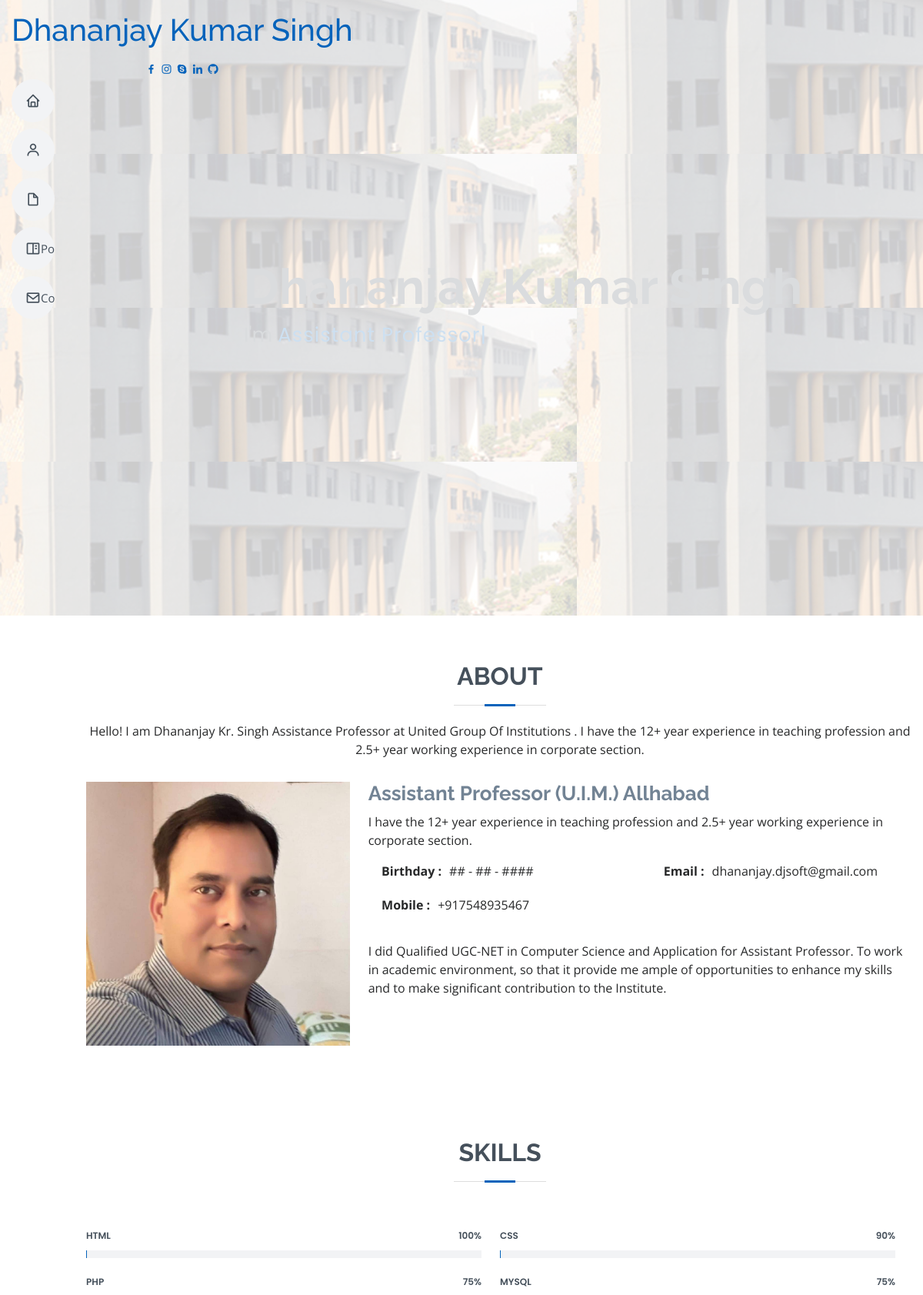
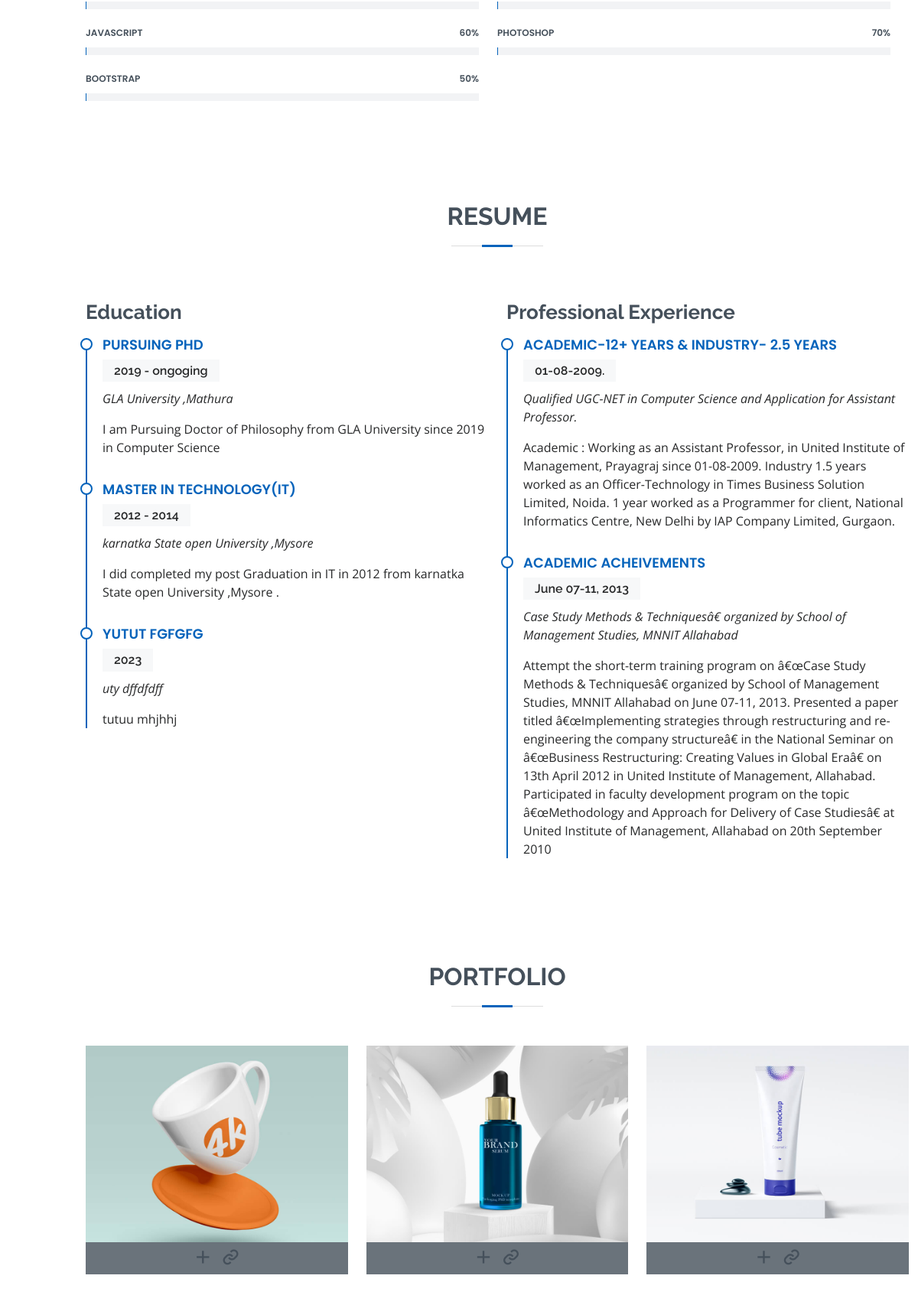
Screenshot of /index1.php (upper part) with the database file from the repository (2 pictures, top to bottom).
### tables this page shows
CREATE TABLE `personal_setup` (
  `id` int(11) NOT NULL,
  `profilepic` varchar(250) NOT NULL,
  `name` varchar(250) NOT NULL,
  `twitter` varchar(200) NOT NULL,
  `facebook` varchar(200) NOT NULL,
  `instagram` varchar(200) NOT NULL,
  `skype` varchar(200) NOT NULL,
  `linkedin` varchar(200) NOT NULL,
  `github` varchar(200) NOT NULL,
  `homewallpaper` varchar(200) NOT NULL,
  `professions` varchar(200) NOT NULL,
  `location` text NOT NULL,
  `mobile` varchar(200) NOT NULL,
  `emailid` varchar(200) NOT NULL,
  `faculty_id` int(11) NOT NULL
);

CREATE TABLE `aboutus_setup` (
  `id` int(11) NOT NULL,
  `shortdesc` text NOT NULL,
  `heading` text NOT NULL,
  `subheading` text NOT NULL,
  `longdesc` text NOT NULL,
  `website` varchar(250) NOT NULL,
  `dob` varchar(250) NOT NULL,
  `faculty_id` int(11) NOT NULL
);

CREATE TABLE `skills` (
  `id` int(11) NOT NULL,
  `skill` varchar(250) NOT NULL,
  `score` varchar(250) NOT NULL
);

CREATE TABLE `resume` (
  `id` int(11) NOT NULL,
  `category` varchar(250) NOT NULL,
  `title` varchar(250) NOT NULL,
  `year` varchar(250) NOT NULL,
  `ogname` varchar(250) NOT NULL,
  `workdesc` text NOT NULL,
  `faculty_id` int(11) NOT NULL
);

CREATE TABLE `portfolio` (
  `id` int(11) NOT NULL,
  `projectname` varchar(250) NOT NULL,
  `projectpic` varchar(250) NOT NULL,
  `projectlink` text NOT NULL
);

### index1.php (the view, shortened to what this page needs)
<?php include('./include/db.php');
$query = "SELECT * FROM basic_setup,personal_setup,aboutus_setup";
$runquery = mysqli_query($db,$query);
$data = mysqli_fetch_array($runquery);
?>
<!DOCTYPE html>
<html lang="en">
<head>
    <link href="assets/vendor/bootstrap/css/bootstrap.min.css" rel="stylesheet">
    <link href="assets/vendor/icofont/icofont.min.css" rel="stylesheet">
    <link href="assets/vendor/boxicons/css/boxicons.min.css" rel="stylesheet">
    <link href="assets/vendor/venobox/venobox.css" rel="stylesheet">
    <link href="assets/vendor/owl.carousel/assets/owl.carousel.min.css" rel="stylesheet">
    <link href="assets/vendor/aos/aos.css" rel="stylesheet">
    <link href="assets/css/style.css" rel="stylesheet">
</head>
<body>
    <header id="header">
        <div class="d-flex flex-column">
            <div class="profile">
                <h1 class="text-light"><a href="#"><?=$data['name']?></a></h1>
                <div class="social-links mt-3 text-center">
                    <?php
        if($data['facebook']!=""){
            ?>
                    <a href="<?=$data['facebook']?>" class="facebook"><i class="bx bxl-facebook"></i></a>
                    <?php
        }
      if($data['instagram']!=""){
            ?>
                    <a href="<?=$data['instagram']?>" class="instagram"><i class="bx bxl-instagram"></i></a>
                    <?php
        }
       if($data['skype']!=""){
            ?>
                    <a href="<?=$data['instagram']?>" class="google-plus"><i class="bx bxl-skype"></i></a>
                    <?php
        }
      if($data['linkedin']!=""){
            ?>
                    <a href="<?=$data['linkedin']?>" class="linkedin"><i class="bx bxl-linkedin"></i></a>
                    <?php
        }
      if($data['github']!=""){
            ?>
                    <a href="<?=$data['instagram']?>" class="github"><i class="bx bxl-github"></i></a>
                    <?php
        }
        ?>
                </div>
            </div>
            <nav class="nav-menu">
                <ul>
                    <li class=""><a href="#hero"><i class="bx bx-home"></i> <span>Home</span></a></li>
                    <li><a href="#about"><i class="bx bx-user"></i> <span>About</span></a></li>
                    <li><a href="#resume"><i class="bx bx-file-blank"></i> <span>Resume</span></a></li>
                    <li><a href="#portfolio"><i class="bx bx-book-content"></i> Portfolio</a></li>
                    <li><a href="#contact"><i class="bx bx-envelope"></i> Contact</a></li>
                </ul>
            </nav>
        </div>
    </header>
    <section id="hero" class="d-flex flex-column justify-content-center align-items-center">
        <div class="hero-container" data-aos="fade-in">
            <h1><?=$data['name']?></h1>
            <p>I'm <span class="typed" data-typed-items="<?php
          $prof = explode(",",$data['professions']);
          foreach($prof as $value){echo $value.",";}?>"></span></p>
        </div>
    </section>
    <main id="main">
        <section id="about" class="about">
            <div class="container">
                <div class="section-title">
                    <h2>About</h2>
                    <p><?=$data['shortdesc']?></p>
                </div>
                <div class="row">
                    <div class="col-lg-4" data-aos="fade-right">
                        <img src="assets/img/<?=$data['profilepic']?>" class="img-fluid" alt="">
                    </div>
                    <div class="col-lg-8 pt-4 pt-lg-0 content" data-aos="fade-left">
                        <h3><?=$data['heading']?></h3>
                        <p class="font-italic">
                            <?=$data['subheading']?>
                        </p>
                        <div>
                            <ul class="row">
                                <li class="col-lg-6"><i class="icofont-rounded-right"></i> <strong>Birthday :</strong> <?=$data['dob']?></li>
                                <li class="col-lg-6"><i class="icofont-rounded-right"></i> <strong>Email :</strong> <?=$data['emailid']?></li>
                                <li class="col-lg-5"><i class="icofont-rounded-right"></i> <strong>Mobile :</strong> <?=$data['mobile']?></li>
                            </ul>
                        </div>
                        <p>
                            <?=$data['longdesc']?>
                        </p>
                    </div>
                </div>
            </div>
        </section>
        <section id="skills" class="skills section-bg">
            <div class="container">
                <div class="section-title">
                    <h2>Skills</h2>
                </div>
                <div class="row skills-content">
                    <div class="row col-lg-12" data-aos="fade-up">
<?php
                    $query3 = "SELECT * FROM skills";
$runquery3= mysqli_query($db,$query3);
while($data3=mysqli_fetch_array($runquery3)){
    ?>
                        <div class="progress col-lg-6">
                            <span class="skill"><?=$data3['skill']?> <i class="val"><?=$data3['score']?>%</i></span>
                            <div class="progress-bar-wrap">
                            </div>
                        </div>
                                <?php
}
                    ?>
                    </div>
                </div>
            </div>
        </section>
        <section id="resume" class="resume">
            <div class="container">
                <div class="section-title">
                    <h2>Resume</h2>
                </div>
                <div class="row">
                    <div class="col-lg-6" data-aos="fade-up">
                        <h3 class="resume-title">Education</h3>
                        <?php
                    $query4 = "SELECT * FROM resume WHERE category='e'";
$runquery4= mysqli_query($db,$query4);
while($data4=mysqli_fetch_array($runquery4)){
    ?>
                    <div class="resume-item">
                            <h4><?=$data4['title']?></h4>
                            <h5><?=$data4['year']?></h5>
                            <p><em><?=$data4['ogname']?></em></p>
                            <p><?=$data4['workdesc']?></p>
                        </div>
                                <?php
}
                    ?>
                    </div>
                    <div class="col-lg-6" data-aos="fade-up" data-aos-delay="100">
                        <h3 class="resume-title">Professional Experience</h3>
                        <?php
                    $query4 = "SELECT * FROM resume WHERE category='pe'";
$runquery4= mysqli_query($db,$query4);
while($data4=mysqli_fetch_array($runquery4)){
    ?>
                    <div class="resume-item">
                            <h4><?=$data4['title']?></h4>
                            <h5><?=$data4['year']?></h5>
                            <p><em><?=$data4['ogname']?></em></p>
                            <p><?=$data4['workdesc']?></p>
                        </div>
                                <?php
}
                    ?>
                    </div>
                </div>
            </div>
        </section>
        <section id="portfolio" class="portfolio section-bg">
            <div class="container">
                <div class="section-title">
                    <h2>Portfolio</h2>
                </div>
                <div class="row portfolio-container" data-aos="fade-up" data-aos-delay="100">
                   <?php
                    $query5 = "SELECT * FROM portfolio";
$runquery5= mysqli_query($db,$query5);
while($data5=mysqli_fetch_array($runquery5)){
    ?>
                  <div class="col-lg-4 col-md-6 portfolio-item">
                        <div class="portfolio-wrap">
                            <img src="assets/img/<?=$data5['projectpic']?>" class="img-fluid" alt="">
                            <div class="portfolio-links" title="<?=$data5['projectname']?>">
                                <a href="assets/img/<?=$data5['projectpic']?>" data-gall="portfolioGallery" class="venobox" title="App 1"><i class="bx bx-plus"></i></a>
                                <a href="<?=$data5['projectlink']?>" target="_blank" title="Visit <?=$data5['projectname']?>"><i class="bx bx-link"></i></a>
                            </div>
                        </div>
                    </div>
                                <?php
}
                    ?>
                </div>
            </div>
        </section>
    </main>
</body>
</html>

### assets/css/style.css (style rules this page uses)
body { font-family: "Open Sans", sans-serif; color: #272829; }
a { color: #0563bb; text-decoration: none; }
h1, h2, h3, h4, h5, h6 { font-family: "Raleway", sans-serif; }
#header { position: fixed; top: 0; left: 0; bottom: 0; z-index: 9997; transition: all 0.5s; padding: 15px; overflow-y: auto; }
@media (min-width: 992px) { #main { margin-left: 100px; } }
.nav-menu { padding: 0; display: block; }
.nav-menu * { margin: 0; padding: 0; list-style: none; }
.nav-menu>ul>li { position: relative; white-space: nowrap; }
.nav-menu a, .nav-menu a:focus { display: flex; align-items: center; color: #45505b; padding: 10px 18px; margin-bottom: 8px; transition: 0.3s; font-size: 15px; border-radius: 50px; background: #f2f3f5; height: 56px; width: 100%; overflow: hidden; transition: 0.3s; }
.nav-menu a i, .nav-menu a:focus i { font-size: 20px; }
@media (min-width: 992px) { .nav-menu a, .nav-menu a:focus { width: 56px; } }
#hero { width: 100%; height: 100vh; background: url("../img/uim-ald.jpg") top right no-repeat; background-size: cover; position: relative; }
@media (min-width: 992px) { #hero { padding-left: 160px; } }
#hero:before { content: ""; background: rgba(255, 255, 255, 0.8); position: absolute; bottom: 0; top: 0; left: 0; right: 0; }
#hero h1 { margin: 0; font-size: 64px; font-weight: 700; line-height: 56px; color: #45505b; }
#hero p { color: #45505b; margin: 15px 0 0 0; font-size: 26px; font-family: "Poppins", sans-serif; }
#hero p span { color: #0563bb; letter-spacing: 1px; }
section { padding: 60px 0; overflow: hidden; }
.section-title { text-align: center; padding-bottom: 30px; }
.section-title h2 { font-size: 32px; font-weight: bold; text-transform: uppercase; margin-bottom: 20px; padding-bottom: 20px; position: relative; color: #45505b; }
.section-title h2::before { content: ""; position: absolute; display: block; width: 120px; height: 1px; background: #ddd; bottom: 1px; left: calc(50% - 60px); }
.section-title h2::after { content: ""; position: absolute; display: block; width: 40px; height: 3px; background: #0563bb; bottom: 0; left: calc(50% - 20px); }
.section-title p { margin-bottom: 0; }
.about .content h3 { font-weight: 700; font-size: 26px; color: #728394; }
.about .content ul { list-style: none; padding: 0; }
.about .content ul li { margin-bottom: 20px; display: flex; align-items: center; }
.about .content ul strong { margin-right: 10px; }
.about .content p:last-child { margin-bottom: 0; }
.skills .progress { height: 60px; display: block; background: none; border-radius: 0; }
.skills .progress .skill { padding: 10px 0; margin: 0; text-transform: uppercase; display: block; font-weight: 600; font-family: "Poppins", sans-serif; color: #45505b; }
.skills .progress .skill .val { float: right; font-style: normal; }
.skills .progress-bar-wrap { background: #f2f3f5; }
.resume .resume-title { font-size: 26px; font-weight: 700; margin-top: 20px; margin-bottom: 20px; color: #45505b; }
.resume .resume-item { padding: 0 0 20px 20px; margin-top: -2px; border-left: 2px solid #0563bb; position: relative; }
.resume .resume-item h4 { line-height: 18px; font-size: 18px; font-weight: 600; text-transform: uppercase; font-family: "Poppins", sans-serif; color: #0563bb; margin-bottom: 10px; }
.resume .resume-item h5 { font-size: 16px; background: #f7f8f9; padding: 5px 15px; display: inline-block; font-weight: 600; margin-bottom: 10px; }
.resume .resume-item:last-child { padding-bottom: 0; }
.resume .resume-item::before { content: ""; position: absolute; width: 16px; height: 16px; border-radius: 50px; left: -9px; top: 0; background: #fff; border: 2px solid #0563bb; }
.portfolio .portfolio-item { margin-bottom: 30px; }
.portfolio .portfolio-wrap { transition: 0.3s; position: relative; overflow: hidden; z-index: 1; background: rgba(69, 80, 91, 0.8); }
.portfolio .portfolio-wrap::before { content: ""; background: rgba(255, 255, 255, 0.7); position: absolute; left: 30px; right: 30px; top: 30px; bottom: 30px; transition: all ease-in-out 0.3s; z-index: 2; opacity: 0; }
.portfolio .portfolio-wrap .portfolio-links { text-align: center; z-index: 4; }
.portfolio .portfolio-wrap .portfolio-links a { color: #45505b; margin: 0 2px; font-size: 28px; display: inline-block; transition: 0.3s; }

### rows the page displays
personal_setup: name "Dhananjay Kumar Singh", profilepic (picture), emailid "dhananjay.djsoft@gmail.com", mobile "+917548935467"
aboutus_setup: shortdesc "Hello! I am Dhananjay Kr. Singh Assistance Professor at United Group Of Institutions . I have the 12+ year experience in teaching profession and 2.5+ year working experience in corporate section.", heading "Assistant Professor (U.I.M.) Allhabad", subheading "I have the 12+ year experience in teaching profession and 2.5+ year working experience in corporate section.", dob "## - ## - ####", longdesc "I did Qualified UGC-NET in Computer Science and Application for Assistant Professor. To work in academic environment, so that it provide me ample of opportunities to enhance my skills and to make significant contribution to the Institute."
skills: skill "HTML", score "100"
skills: skill "CSS", score "90"
skills: skill "PHP", score "75"
skills: skill "MYSQL", score "75"
skills: skill "JAVASCRIPT", score "60"
skills: skill "PHOTOSHOP", score "70"
skills: skill "BOOTSTRAP", score "50"
resume: title "PURSUING PHD", year "2019 - ongoging", ogname "GLA University ,Mathura", workdesc "I am Pursuing Doctor of Philosophy from GLA University since 2019 in Computer Science"
resume: title "MASTER IN TECHNOLOGY(IT)", year "2012 - 2014", ogname "karnatka State open University ,Mysore", workdesc "I did completed my post Graduation in IT in 2012 from karnatka State open University ,Mysore ."
resume: title "YUTUT FGFGFG", year "2023", ogname "uty dffdfdff", workdesc "tutuu mhjhhj"
resume: title "ACADEMIC-12+ YEARS & INDUSTRY- 2.5 YEARS", year "01-08-2009.", ogname "Qualified UGC-NET in Computer Science and Application for Assistant Professor.", workdesc "Academic : Working as an Assistant Professor, in United Institute of Management, Prayagraj since 01-08-2009. Industry 1.5 years worked as an Officer-Technology in Times Business Solution Limited, Noida. 1 year worked as a Programmer for client, National Informatics Centre, New Delhi by IAP Company Limited, Gurgaon."
resume: title "ACADEMIC ACHEIVEMENTS", year "June 07-11, 2013", ogname "Case Study Methods & Techniquesâ€ organized by School of Management Studies, MNNIT Allahabad", workdesc "Attempt the short-term training program on â€œCase Study Methods & Techniquesâ€ organized by School of Management Studies, MNNIT Allahabad on June 07-11, 2013. Presented a paper titled â€œImplementing strategies through restructuring and re-engineering the company structureâ€ in the National Seminar on â€œBusiness Restructuring: Creating Values in Global Eraâ€ on 13th April 2012 in United Institute of Management, Allahabad. Participated in faculty development program on the topic â€œMethodology and Approach for Delivery of Case Studiesâ€ at United Institute of Management, Allahabad on 20th September 2010"
portfolio: projectpic (picture)
portfolio: projectpic (picture)
portfolio: projectpic (picture)
